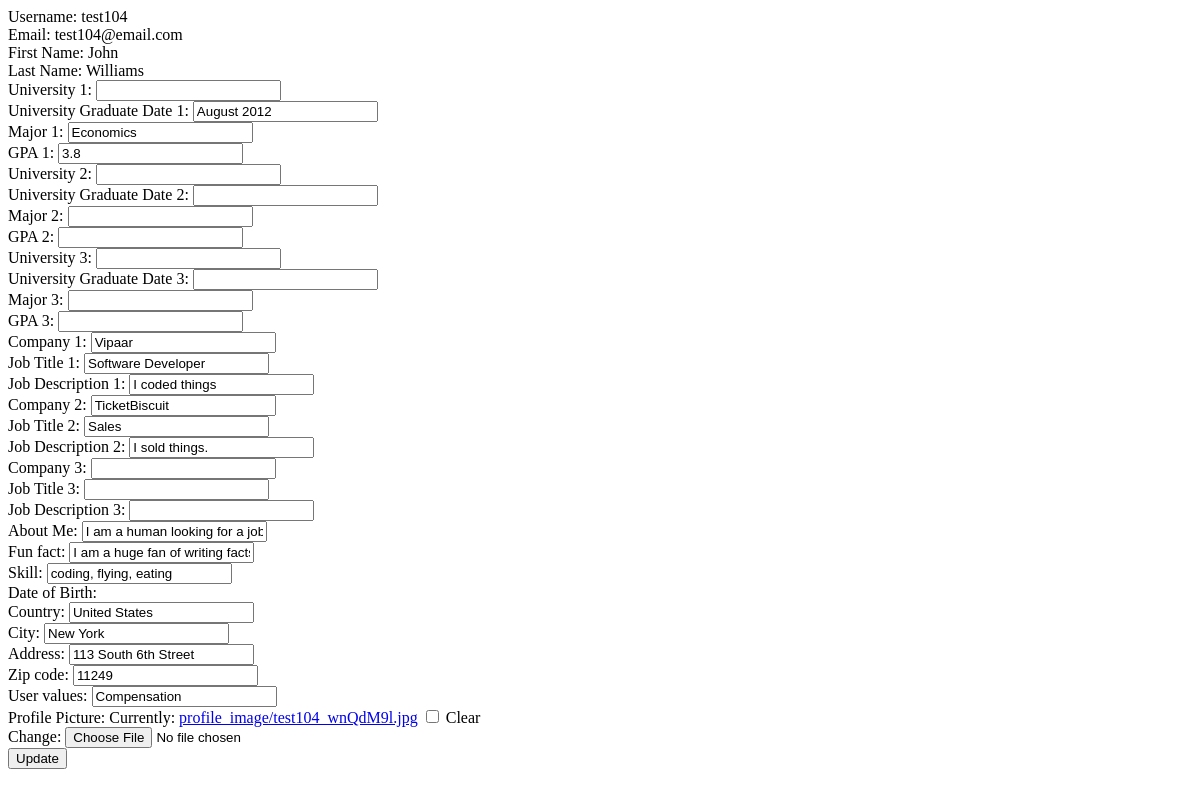
The app's page /account/update/ (signed in), older data.
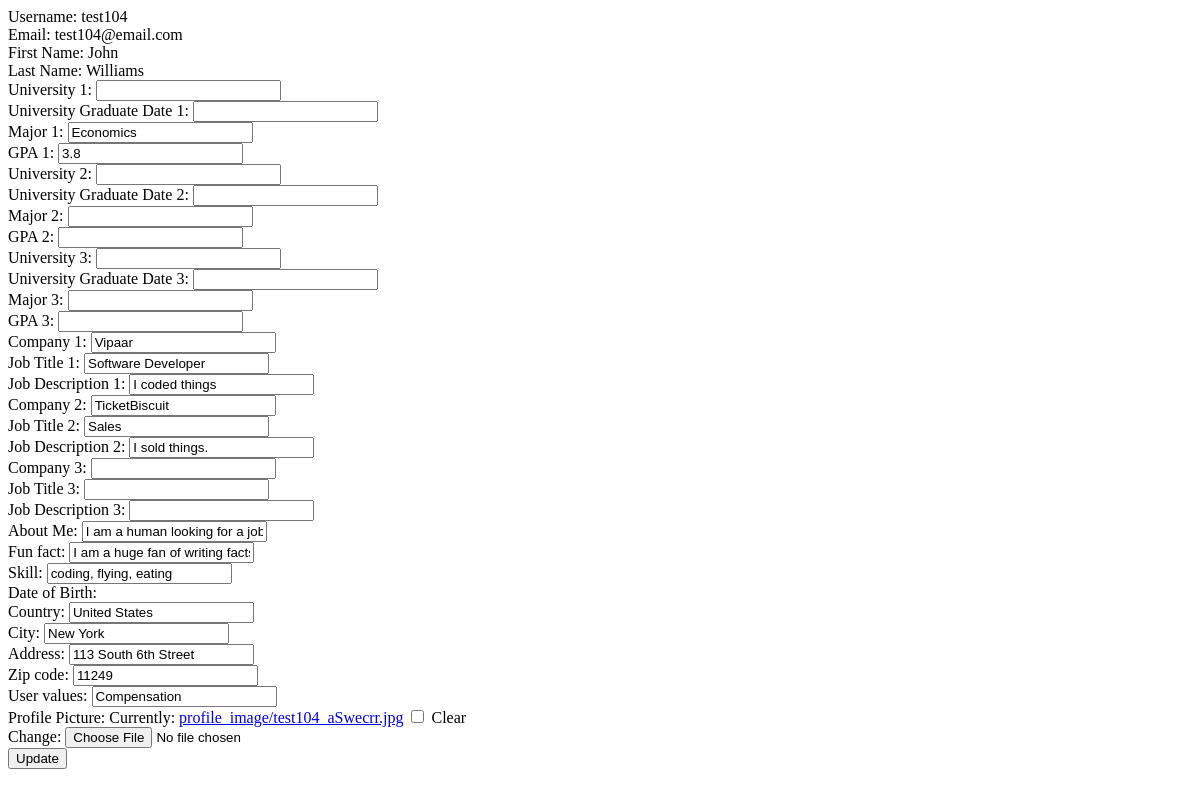
The same page, newer data.
### account/models.py (models this page shows, shortened)
class UserProfile(models.Model):
    user = models.OneToOneField(User, related_name='profile',
                                primary_key=True)
    picture = models.ImageField(upload_to=update_filename, blank=True)
    university_1 = models.CharField(max_length=30, blank=True)
    university_grad_date_1 = models.CharField(max_length=20, blank=True)
    major_1 = models.CharField(max_length=20, blank=True)
    gpa_1 = models.CharField(max_length=10, blank=True)
    university_2 = models.CharField(max_length=30, blank=True)
    university_grad_date_1 = models.CharField(max_length=20, blank=True)
    university_grad_date_2 = models.CharField(max_length=20, blank=True)
    major_2 = models.CharField(max_length=20, blank=True)
    gpa_2 = models.CharField(max_length=10, blank=True)
    university_3 = models.CharField(max_length=30, blank=True)
    university_grad_date_1 = models.CharField(max_length=20, blank=True)
    university_grad_date_3 = models.CharField(max_length=20, blank=True)
    major_3 = models.CharField(max_length=20, blank=True)
    gpa_3 = models.CharField(max_length=10, blank=True)
    company_1 = models.CharField(max_length=50, blank=True)
    job_title_1 = models.CharField(max_length=50, blank=True)
    job_desc_1 = models.CharField(max_length=200, blank=True)
    company_2 = models.CharField(max_length=50, blank=True)
    job_title_2 = models.CharField(max_length=50, blank=True)
    job_desc_2 = models.CharField(max_length=200, blank=True)
    company_3 = models.CharField(max_length=50, blank=True)
    job_title_3 = models.CharField(max_length=50, blank=True)
    job_desc_3 = models.CharField(max_length=200, blank=True)
    about_me = models.CharField(max_length=100, blank=True)
    fun_fact = models.CharField(max_length=100, blank=True)
    skill = models.CharField(max_length=100, blank=True)
    country = models.CharField(max_length=20, blank=True)
    city = models.CharField(max_length=20, blank=True)
    address = models.CharField(max_length=20, blank=True)
    zipcode = models.CharField(max_length=20, blank=True)
    user_val = models.CharField(max_length=50, blank=True)

### account/views.py (the view)
def update(request):
    userform_obj = User.objects.get(username=request.user.username)
    profile_obj = UserProfile.objects.get(user_id=userform_obj.id)
    update_success = False
    if request.method == 'POST':
        profile_form = UserProfileForm(data=request.POST)
        if profile_form.is_valid():
            profile = profile_form.save(commit=False)
            profile.user = request.user
            if 'picture' in request.FILES:
                profile.picture = request.FILES['picture']
            profile.save()
            update_success = True
        else:
            print profile_form.errors
            profile_form = UserProfileForm()
    else:
        profile_form = UserProfileForm(instance=profile_obj)
    return render(request, 'account/update.html',
                  {'profile_form': profile_form,
                   'update_success': update_success})

### account/forms.py
class UserProfileForm(forms.ModelForm):
    class Meta:
        model = UserProfile
        fields = ('picture', 'university_1', 'university_grad_date_1',
                  'major_1', 'gpa_1',
                  'university_2', 'university_grad_date_2', 'major_2', 'gpa_2',
                  'university_3', 'university_grad_date_3', 'major_3', 'gpa_3',
                  'company_1', 'job_title_1', 'job_desc_1',
                  'company_2', 'job_title_2', 'job_desc_2',
                  'company_3', 'job_title_3', 'job_desc_3',
                  'about_me', 'fun_fact', 'skill', 'country',
                  'city', 'address', 'zipcode', 'user_val')

### account/templates/account/update.html (shortened to what this page needs)
 {% load staticfiles %}
<!DOCTYPE html>
<html>
    <head>
    </head>
    <body>
                {% if update_success %}
                <strong>Your account was updated successfully.</strong>
                {% else %}
                <form id="profile_form_form" method="post" action="/account/update/"
                        enctype="multipart/form-data">{% csrf_token %}
                    Username: {{ user.username }}<br>
                    Email: {{ user.email }}<br>
                    First Name: {{ user.first_name }}<br>
                    Last Name: {{ user.last_name }}<br>
                    University 1: {{ profile_form.university_1 }}<br>
                    University Graduate Date 1: {{ profile_form.university_grad_date_1 }}<br>
                    Major 1: {{ profile_form.major_1 }}<br>
                    GPA 1: {{ profile_form.gpa_1 }}<br>
                    University 2: {{ profile_form.university_2 }}<br>
                    University Graduate Date 2: {{ profile_form.university_grad_date_2 }}<br>
                    Major 2: {{ profile_form.major_2 }}<br>
                    GPA 2: {{ profile_form.gpa_2 }}<br>
                    University 3: {{ profile_form.university_3 }}<br>
                    University Graduate Date 3: {{ profile_form.university_grad_date_3 }}<br>
                    Major 3: {{ profile_form.major_3 }}<br>
                    GPA 3: {{ profile_form.gpa_3 }}<br>
                    Company 1: {{ profile_form.company_1 }}<br>
                    Job Title 1: {{ profile_form.job_title_1 }}<br>
                    Job Description 1: {{ profile_form.job_desc_1 }}<br>
                    Company 2: {{ profile_form.company_2 }}<br>
                    Job Title 2: {{ profile_form.job_title_2 }}<br>
                    Job Description 2: {{ profile_form.job_desc_2 }}<br>
                    Company 3: {{ profile_form.company_3 }}<br>
                    Job Title 3: {{ profile_form.job_title_3 }}<br>
                    Job Description 3: {{ profile_form.job_desc_3 }}<br>
                    About Me: {{ profile_form.about_me }}<br>
                    Fun fact: {{ profile_form.fun_fact }}<br>
                    Skill: {{ profile_form.skill }}<br>
                    Date of Birth: {{ profile_form.birthday }}<br>
                    Country: {{ profile_form.country }}<br>
                    City: {{ profile_form.city }}<br>
                    Address: {{ profile_form.address }}<br>
                    Zip code: {{ profile_form.zipcode }}<br>
                    User values: {{ profile_form.user_val }}<br>
                    Profile Picture: {{profile_form.picture}}<br>
                    <input type="submit" name="submit" value="Update" />{% csrf_token %}
                </form>
                {% endif %}
    </body>
</html>

Row changes from the older to the newer data that the page shows:
changed UserProfile "Economics": university_grad_date_1 "August 2012" → (not shown)
Text that changed along with them:
text no longer shown: "Currently: profile_image/test104_wnQdM9l.jpg Clear Change:"
text now shown: "Currently: profile_image/test104_aSwecrr.jpg Clear Change:"
